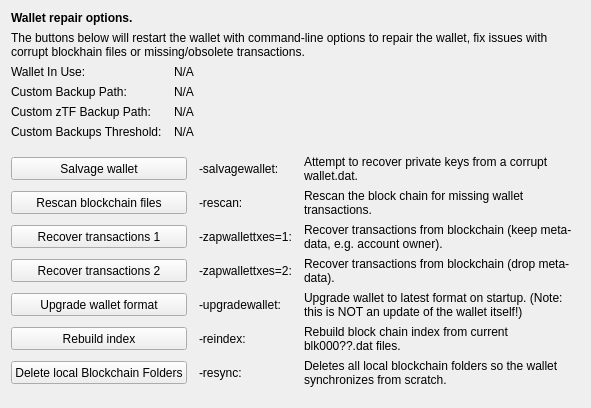
     <widget class="QWidget" name="tab_repair">
      <attribute name="title">
       <string>&amp;Wallet Repair</string>
      </attribute>
      <layout class="QGridLayout" name="gridLayout_4" columnstretch="0,0,0,0">
       <property name="horizontalSpacing">
        <number>12</number>
       </property>
       <item row="0" column="0" colspan="4">
        <widget class="QLabel" name="label_repair_header">
         <property name="font">
          <font>
           <weight>75</weight>
           <bold>true</bold>
          </font>
         </property>
         <property name="text">
          <string>Wallet repair options.</string>
         </property>
        </widget>
       </item>
       <item row="1" column="0" colspan="4">
        <widget class="QLabel" name="label_repair_helptext">
         <property name="font">
          <font>
           <weight>50</weight>
           <bold>false</bold>
          </font>
         </property>
         <property name="text">
          <string>The buttons below will restart the wallet with command-line options to repair the wallet, fix issues with corrupt blockhain files or missing/obsolete transactions.</string>
         </property>
         <property name="wordWrap">
          <bool>true</bool>
         </property>
        </widget>
       </item>
       <item row="2" column="0">
        <widget class="QLabel" name="wallet_path_label">
         <property name="text">
          <string>Wallet In Use:</string>
         </property>
        </widget>
       </item>
       <item row="2" column="1" colspan="3">
        <widget class="QLabel" name="wallet_path">
         <property name="cursor">
          <cursorShape>IBeamCursor</cursorShape>
         </property>
         <property name="text">
          <string>N/A</string>
         </property>
         <property name="textFormat">
          <enum>Qt::PlainText</enum>
         </property>
         <property name="textInteractionFlags">
          <set>Qt::LinksAccessibleByMouse|Qt::TextSelectableByKeyboard|Qt::TextSelectableByMouse</set>
         </property>
        </widget>
       </item>
       <item row="3" column="0">
        <widget class="QLabel" name="wallet_custombackuppath_label">
         <property name="visible">
          <bool>false</bool>
         </property>
         <property name="text">
          <string>Custom Backup Path:</string>
         </property>
        </widget>
       </item>
       <item row="3" column="1" colspan="3">
        <widget class="QLabel" name="wallet_custombackuppath">
         <property name="cursor">
          <cursorShape>IBeamCursor</cursorShape>
         </property>
         <property name="visible">
          <bool>false</bool>
         </property>
         <property name="text">
          <string>N/A</string>
         </property>
         <property name="textFormat">
          <enum>Qt::PlainText</enum>
         </property>
         <property name="textInteractionFlags">
          <set>Qt::LinksAccessibleByMouse|Qt::TextSelectableByKeyboard|Qt::TextSelectableByMouse</set>
         </property>
        </widget>
       </item>
       <item row="4" column="0">
        <widget class="QLabel" name="wallet_customzvalideumbackuppath_label">
         <property name="visible">
          <bool>false</bool>
         </property>
         <property name="text">
          <string>Custom zTF Backup Path:</string>
         </property>
        </widget>
       </item>
       <item row="4" column="1" colspan="3">
        <widget class="QLabel" name="wallet_customzvalideumbackuppath">
         <property name="cursor">
          <cursorShape>IBeamCursor</cursorShape>
         </property>
         <property name="visible">
          <bool>false</bool>
         </property>
         <property name="text">
          <string>N/A</string>
         </property>
         <property name="textFormat">
          <enum>Qt::PlainText</enum>
         </property>
         <property name="textInteractionFlags">
          <set>Qt::LinksAccessibleByMouse|Qt::TextSelectableByKeyboard|Qt::TextSelectableByMouse</set>
         </property>
        </widget>
       </item>
       <item row="5" column="0">
        <widget class="QLabel" name="wallet_custombackupthreshold_label">
         <property name="visible">
          <bool>false</bool>
         </property>
         <property name="text">
          <string>Custom Backups Threshold:</string>
         </property>
        </widget>
       </item>
       <item row="5" column="1" colspan="3">
        <widget class="QLabel" name="wallet_custombackupthreshold">
         <property name="cursor">
          <cursorShape>IBeamCursor</cursorShape>
         </property>
         <property name="visible">
          <bool>false</bool>
         </property>
         <property name="text">
          <string>N/A</string>
         </property>
         <property name="textFormat">
          <enum>Qt::PlainText</enum>
         </property>
         <property name="textInteractionFlags">
          <set>Qt::LinksAccessibleByMouse|Qt::TextSelectableByKeyboard|Qt::TextSelectableByMouse</set>
         </property>
        </widget>
       </item>
       <item row="6" column="0">
        <spacer name="verticalSpacer_repair1">
         <property name="orientation">
          <enum>Qt::Vertical</enum>
         </property>
         <property name="sizeHint" stdset="0">
          <size>
           <width>10</width>
           <height>10</height>
          </size>
         </property>
        </spacer>
       </item>
       <item row="7" column="0" colspan="2">
        <widget class="QPushButton" name="btn_salvagewallet">
         <property name="minimumSize">
          <size>
           <width>100</width>
           <height>23</height>
          </size>
         </property>
         <property name="text">
          <string>Salvage wallet</string>
         </property>
        </widget>
       </item>
       <item row="7" column="2">
        <widget class="QLabel" name="label_repair_salvage_command">
         <property name="text">
          <string notr="true">-salvagewallet:</string>
         </property>
        </widget>
       </item>
       <item row="7" column="3">
        <widget class="QLabel" name="label_repair_salvage">
         <property name="text">
          <string>Attempt to recover private keys from a corrupt wallet.dat.</string>
         </property>
         <property name="wordWrap">
          <bool>true</bool>
         </property>
        </widget>
       </item>
       <item row="8" column="0" colspan="2">
        <widget class="QPushButton" name="btn_rescan">
         <property name="minimumSize">
          <size>
           <width>100</width>
           <height>23</height>
          </size>
         </property>
         <property name="text">
          <string>Rescan blockchain files</string>
         </property>
        </widget>
       </item>
       <item row="8" column="2">
        <widget class="QLabel" name="label_repair_rescan_command">
         <property name="text">
          <string notr="true">-rescan:</string>
         </property>
        </widget>
       </item>
       <item row="8" column="3">
        <widget class="QLabel" name="label_repair_rescan">
         <property name="text">
          <string>Rescan the block chain for missing wallet transactions.</string>
         </property>
         <property name="wordWrap">
          <bool>true</bool>
         </property>
        </widget>
       </item>
       <item row="9" column="0" colspan="2">
        <widget class="QPushButton" name="btn_zapwallettxes1">
         <property name="minimumSize">
          <size>
           <width>100</width>
           <height>23</height>
          </size>
         </property>
         <property name="text">
          <string>Recover transactions 1</string>
         </property>
        </widget>
       </item>
       <item row="9" column="2">
        <widget class="QLabel" name="label_repair_zap1_command">
         <property name="text">
          <string notr="true">-zapwallettxes=1:</string>
         </property>
        </widget>
       </item>
       <item row="9" column="3">
        <widget class="QLabel" name="label_repair_zap1">
         <property name="text">
          <string>Recover transactions from blockchain (keep meta-data, e.g. account owner).</string>
         </property>
         <property name="wordWrap">
          <bool>true</bool>
         </property>
        </widget>
       </item>
       <item row="10" column="0" colspan="2">
        <widget class="QPushButton" name="btn_zapwallettxes2">
         <property name="minimumSize">
          <size>
           <width>100</width>
           <height>23</height>
          </size>
         </property>
         <property name="text">
          <string>Recover transactions 2</string>
         </property>
        </widget>
       </item>
       <item row="10" column="2">
        <widget class="QLabel" name="label_repair_zap2_command">
         <property name="text">
          <string notr="true">-zapwallettxes=2:</string>
         </property>
        </widget>
       </item>
       <item row="10" column="3">
        <widget class="QLabel" name="label_repair_zap2">
         <property name="text">
          <string>Recover transactions from blockchain (drop meta-data).</string>
         </property>
         <property name="wordWrap">
          <bool>true</bool>
         </property>
        </widget>
       </item>
       <item row="11" column="0" colspan="2">
        <widget class="QPushButton" name="btn_upgradewallet">
         <property name="minimumSize">
          <size>
           <width>100</width>
           <height>23</height>
          </size>
         </property>
         <property name="text">
          <string>Upgrade wallet format</string>
         </property>
        </widget>
       </item>
       <item row="11" column="2">
        <widget class="QLabel" name="label_repair_upgrade_command">
         <property name="text">
          <string notr="true">-upgradewallet:</string>
         </property>
        </widget>
       </item>
       <item row="11" column="3">
        <widget class="QLabel" name="label_repair_upgrade">
         <property name="text">
          <string>Upgrade wallet to latest format on startup. (Note: this is NOT an update of the wallet itself!)</string>
         </property>
         <property name="wordWrap">
          <bool>true</bool>
         </property>
        </widget>
       </item>
       <item row="12" column="0" colspan="2">
        <widget class="QPushButton" name="btn_reindex">
         <property name="minimumSize">
          <size>
           <width>100</width>
           <height>23</height>
          </size>
         </property>
         <property name="text">
          <string>Rebuild index</string>
         </property>
        </widget>
       </item>
       <item row="12" column="2">
        <widget class="QLabel" name="label_repair_reindex_command">
         <property name="text">
          <string notr="true">-reindex:</string>
         </property>
        </widget>
       </item>
       <item row="12" column="3">
        <widget class="QLabel" name="label_repair_reindex">
         <property name="text">
          <string>Rebuild block chain index from current blk000??.dat files.</string>
         </property>
         <property name="wordWrap">
          <bool>true</bool>
         </property>
        </widget>
       </item>
       <item row="13" column="0" colspan="2">
        <widget class="QPushButton" name="btn_resync">
         <property name="minimumSize">
          <size>
           <width>100</width>
           <height>23</height>
          </size>
         </property>
         <property name="text">
          <string>Delete local Blockchain Folders</string>
         </property>
        </widget>
       </item>
       <item row="13" column="2">
        <widget class="QLabel" name="label_repair_resync_command">
         <property name="text">
          <string>-resync:</string>
         </property>
        </widget>
       </item>
       <item row="13" column="3">
        <widget class="QLabel" name="label_repair_resync">
         <property name="text">
          <string>Deletes all local blockchain folders so the wallet synchronizes from scratch.</string>
         </property>
         <property name="wordWrap">
          <bool>true</bool>
         </property>
        </widget>
       </item>
       <item row="14" column="0">
        <spacer name="verticalSpacer_repair2">
         <property name="orientation">
          <enum>Qt::Vertical</enum>
         </property>
         <property name="sizeHint" stdset="0">
          <size>
           <width>20</width>
           <height>10</height>
          </size>
         </property>
        </spacer>
       </item>
      </layout>
     </widget>
